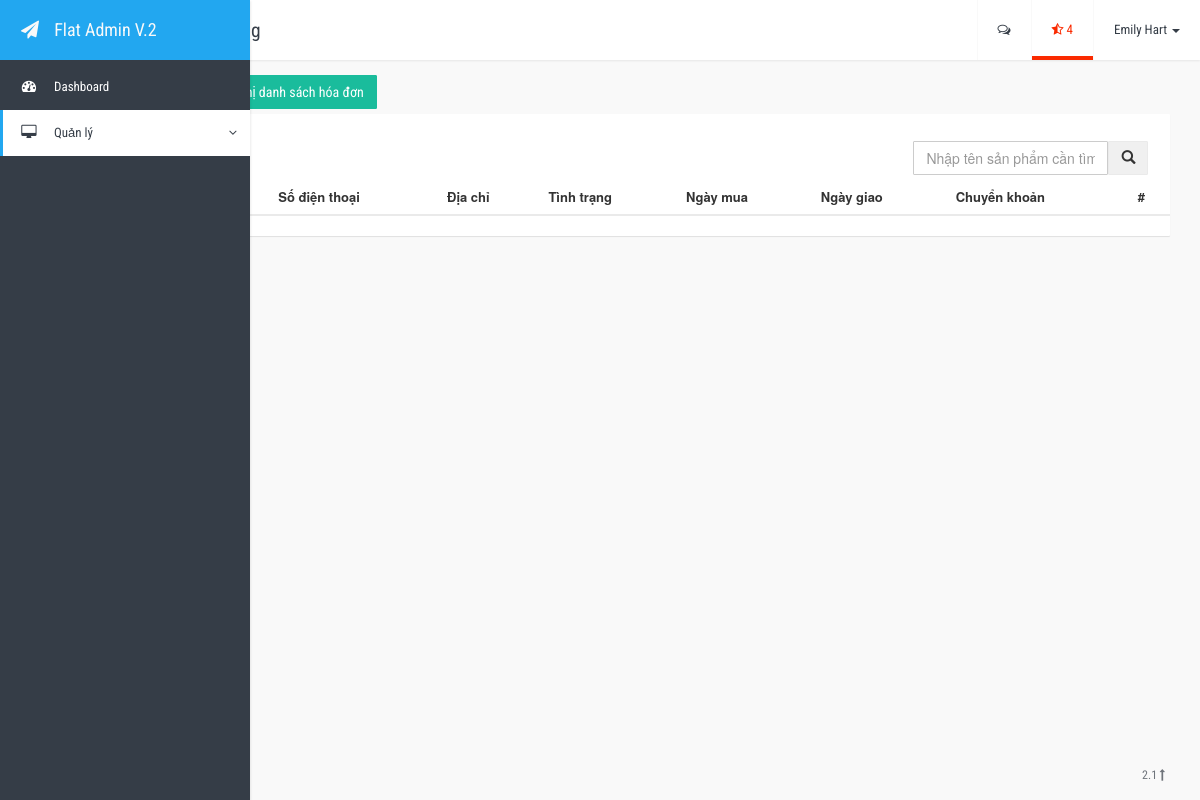
The app's page /PHP/weblazada/html/product_template.php?page=hoadon, older data.
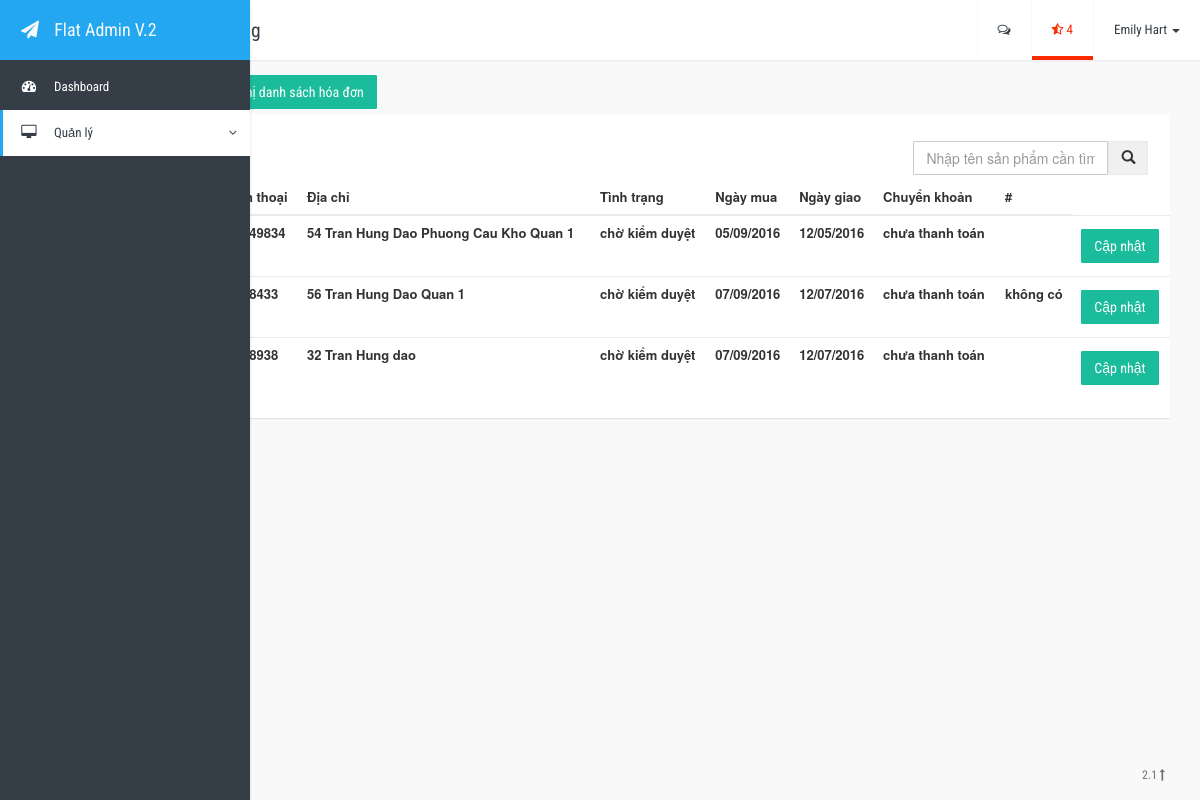
The same page, newer data.
### tables this page shows
CREATE TABLE HOADON(
	MAHD INT AUTO_INCREMENT,
	NGAYMUA TEXT,
	NGAYGIAO TEXT,
	TRANGTHAI VARCHAR(20),
	TENNGUOINHAN VARCHAR(50),
	SODT TEXT,
	DIACHI TEXT,
	CHUYENKHOAN BOOLEAN,
	MACHUYENKHOAN TEXT,

	CONSTRAINT KHOACHINH_HOADON_MAHD PRIMARY KEY (MAHD)
);

### PHP/weblazada/html/page_product/hoadon.php (the view, shortened to what this page needs)
<div>
	<a class="btn-hienthithemhoadon btn btn-success">Thêm hóa đơn</a>
	<a class="btn-hienthidanhsachhoadon btn btn-success">Hiển thị danh sách hóa đơn</a>
</div>
<div class="hienthisanpham">
	<div class="card">
		<div class="col-right">
			<table class="timkiem">
				<tr>
					<td><input type="text" class="form-control" id="txt-timkiemsanpham" placeholder="Nhập tên sản phẩm cần tìm"/></td>
					<td><button id="btn-timkiemsanpham" class="btn btn-default"><i class="glyphicon glyphicon-search"></i></button></td>
				</tr>
			</table>
		</div>
		<table class="table">
			<thead>
				<tr>
					<th>
					</th>
					<th>
						Số điện thoại
					</th>
					<th>
						Địa chỉ
					</th>
					<th>
						Tình trạng
					</th>
					<th>
						Ngày mua
					</th>
					<th>
						Ngày giao
					</th>
					<th>
						Chuyển khoản
					</th>
					<th>
						#
					</th>
				</tr>
			</thead>
			<tbody>
				<?php LayDanhSachHoaDon() ?>
			</tbody>
		</table>
	</div>
</div>
<?php
	function LayDanhSachHoaDon(){
		global $conn;
		$truyvan = "SELECT * FROM hoadon LIMIT 0,10";
		$ketqua = mysqli_query($conn,$truyvan);
		if($ketqua){
			while ($dong = mysqli_fetch_array($ketqua)) {
				$chuyenkhoan = $dong["CHUYENKHOAN"] !=null && $dong["CHUYENKHOAN"] != '0' ? 'đã thanh toán' : 'chưa thanh toán';
				echo '<tr>';
				echo '<th data-tennguoinhan="'.$dong['TENNGUOINHAN'].'">'.$dong['TENNGUOINHAN'].'</th>';
				echo '<th data-sodt="'.$dong['SODT'].'">'.$dong['SODT'].'</th>';
				echo '<th data-diachi="'.$dong['DIACHI'].'">'.$dong['DIACHI'].'</th>';
				echo '<th data-tinhtrang="'.$dong['TRANGTHAI'].'">'.$dong['TRANGTHAI'].'</th>';
				echo '<th data-ngaymua="'.$dong['NGAYMUA'].'">'.$dong['NGAYMUA'].'</th>';
				echo '<th data-ngaygiao="'.$dong['NGAYGIAO'].'">'.$dong['NGAYGIAO'].'</th>';
				echo '<th data-chuyenkhoan="'.$dong['CHUYENKHOAN'].'">'.$chuyenkhoan.'</th>';
				echo '<th class="" data-machuyenkhoan="'.$dong['MACHUYENKHOAN'].'">'.$dong['MACHUYENKHOAN'].'</th>';
				echo '<th data-id="'.$dong['MAHD'].'"><a class="btn btn-success btn-capnhathoadon">Cập nhật</a></th>';
				echo '</tr>';
			}
		}
	}
?>

### PHP/weblazada/html/product_template.php (shortened to what this page needs)
<!DOCTYPE html>
<html>
<head>
    <?php
        include '../config.php';
     ?>
</head>
<body class="flat-blue">
    <div class="app-container">
        <div class="row content-container">
            <nav id="navbar" class="navbar navbar-default navbar-fixed-top navbar-top">
                <div class="container-fluid">
                    <div class="navbar-header">
                        <button type="button" class="navbar-expand-toggle">
                        </button>
                        <ol class="breadcrumb navbar-breadcrumb">
                            <li>UI Kits</li>
                            <li class="active">Theming</li>
                        </ol>
                    </div>
                    <ul class="nav navbar-nav navbar-right">
                        <li class="dropdown">
                            <a href="#" class="dropdown-toggle" data-toggle="dropdown" role="button" aria-expanded="false"><i class="fa fa-comments-o"></i></a>
                        </li>
                        <li class="dropdown danger">
                            <a href="#" class="dropdown-toggle" data-toggle="dropdown" role="button" aria-expanded="false"><i class="fa fa-star-half-o"></i> 4</a>
                        </li>
                        <li class="dropdown profile">
                            <a href="#" class="dropdown-toggle" data-toggle="dropdown" role="button" aria-expanded="false">Emily Hart <span class="caret"></span></a>
                        </li>
                    </ul>
                </div>
            </nav>
            <div class="container-fluid">
                <div class="side-body">
                    <?php
                        switch ($_GET["page"]) {
                            case 'hoadon':
                                include 'page_product/hoadon.php';
                                break;
                        }
                     ?>
                </div>
            </div>
        <footer class="app-footer">
            <div class="wrapper">
                <span class="pull-right">2.1 <a href="#"><i class="fa fa-long-arrow-up"></i></a></span> © 2015 Copyright.
            </div>
        </footer>
</body>
</html>

### PHP/weblazada/css/style.css (style rules this page uses)
html { height: 100%; }
body { padding-top: 0px; height: 100%; position: relative; font-size: 13px; }
* { outline: none; }
a { text-decoration: none; }
.navbar { z-index: 10001; padding-left: 60px; -webkit-transition: all 0.25s; transition: all 0.25s; }
.navbar > .container, .navbar > .container-fluid { z-index: 10001; }
.navbar > .container .navbar-expand-toggle, .navbar > .container-fluid .navbar-expand-toggle { width: 60px; height: 60px; background-color: transparent; border: 0px; float: left; -moz-transition: all 0.25s linear; -webkit-transition: all 0.25s linear; transition: all 0.25s linear; opacity: 0.75; }
.navbar .navbar-breadcrumb { margin-left: 0px; background-color: transparent; padding: 0px; float: left; }
.navbar .navbar-breadcrumb > li { height: 60px; line-height: 60px; vertical-align: middle; font-family: 'Roboto Condensed', sans-serif; font-size: 1.5em; }
.navbar .navbar-nav > li > a { font-family: 'Roboto Condensed', sans-serif; height: 60px; line-height: 60px; padding: 0px 20px 0px 20px; }
.app-container { min-height: 100%; position: relative; padding-bottom: 30px; }
.app-container .app-footer { display: block; position: absolute; bottom: 0; right: 0; left: 65px; -webkit-transition: all 0.25s; transition: all 0.25s; font-size: 12px; font-family: 'Roboto Condensed', sans-serif; }
.app-container .app-footer .wrapper { padding: 10px 35px; padding-left: 25px; height: 50px; line-height: 50px; vertical-align: middle; }
.app-container .content-container { margin-right: 0; margin-left: 0; }
.app-container .content-container .side-menu { overflow-y: auto; z-index: 100000; position: fixed; width: 60px; height: 100%; -webkit-transition: all 0.25s; transition: all 0.25s; }
.app-container .content-container .side-menu .navbar-header { width: 100%; border-bottom: 0px solid #e7e7e7; }
.app-container .content-container .side-menu .navbar-header .navbar-brand { width: 455px; line-height: 60px; height: 60px; padding: 0; width: 100%; overflow: hidden; font-family: 'Roboto Condensed', sans-serif; }
.app-container .content-container .side-menu .navbar-header .navbar-brand .icon { width: 60px; text-align: center; display: inline-block; }
.app-container .content-container .side-menu .navbar-header .navbar-brand .title { margin-left: -10px; display: none; }
.app-container .content-container .side-menu .navbar { border: none; padding-left: 0px; }
.app-container .content-container .side-menu .navbar-nav li { display: block; width: 100%; overflow: hidden; }
.app-container .content-container .side-menu .navbar-nav li a { font-family: 'Roboto Condensed', sans-serif; padding: 0 10px 0 10px; height: 46px; line-height: 46px; display: block; white-space: nowrap; }
.app-container .content-container .side-menu .navbar-nav li a .icon { margin-left: 0px; width: 38px; text-align: center; font-size: 1.1em; display: inline-block; }
.app-container .content-container .side-menu .navbar-nav li a .title { width: 0px; white-space: nowrap; padding-left: 6px; display: none; }
.app-container .content-container .side-menu .navbar-nav li.dropdown { border: 0; margin-bottom: 0; border-radius: 0; box-shadow: none; }
.app-container .content-container .side-menu .navbar-nav li.dropdown > a:after { content: ""; position: absolute; right: 1em; }
.app-container .content-container .side-body { padding-top: 70px; }
.container-fluid > .navbar-collapse, .container-fluid > .navbar-header, .container > .navbar-collapse, .container > .navbar-header { margin-left: -15px; margin-right: -15px; }
.app-container .side-body { margin-left: 75px; margin-right: 15px; -webkit-transition: all 0.25s; transition: all 0.25s; }
.card { background-color: #FFF; border-radius: 1px; overflow: hidden; position: relative; }
.panel { border-radius: 1px; }
.btn { margin-top: 5px; margin-bottom: 5px; border-radius: 1px; border-width: 1px; font-family: 'Roboto Condensed', sans-serif; }
.form-control { border-radius: 1px; box-shadow: none; }
.breadcrumb { margin-bottom: 0; }
.breadcrumb > li + li:before { font-family: FontAwesome; content: '\f105'; margin-right: 3px; }

### PHP/weblazada/css/custom-style.css (style rules this page uses)
.col-right { float: right; margin: 2% 2% 0 0; }

Row changes from the older to the newer data that the page shows:
added hoadon: DIACHI "54 Tran Hung Dao Phuong Cau Kho Quan 1", TRANGTHAI "chờ kiểm duyệt", NGAYMUA "05/09/2016", NGAYGIAO "12/05/2016", CHUYENKHOAN "chưa thanh toán"
added hoadon: DIACHI "56 Tran Hung Dao Quan 1", TRANGTHAI "chờ kiểm duyệt", NGAYMUA "07/09/2016", NGAYGIAO "12/07/2016", CHUYENKHOAN "chưa thanh toán", MACHUYENKHOAN "không có"
added hoadon: DIACHI "32 Tran Hung dao", TRANGTHAI "chờ kiểm duyệt", NGAYMUA "07/09/2016", NGAYGIAO "12/07/2016", CHUYENKHOAN "chưa thanh toán"
